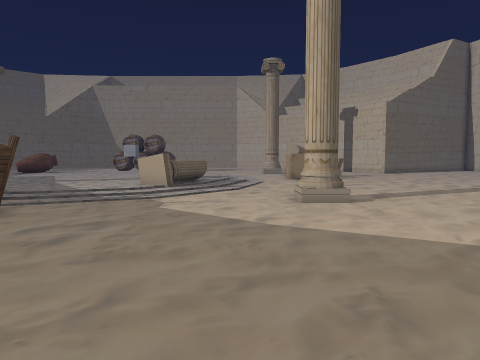
[1] (above)

20 first-person views from a walk through a Unity game level. The camera is 1.5 m above the floor, tilts 4° down and sees 70° across. The floor is counted in squares, 1 m on a side. Each view is taken from the middle of a square. On the plan, view 1 faces up. The plan holds only what a view shows up to about 16 squares ahead; the rest is blank. The place goes on beyond the plan. Some surface patterns are stand-ins.

[2]
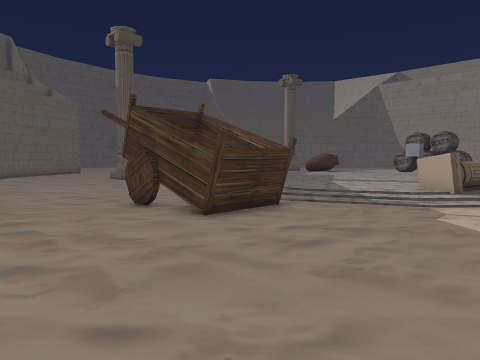

[3]
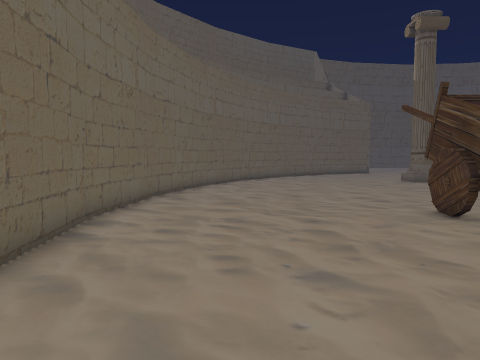

[4]
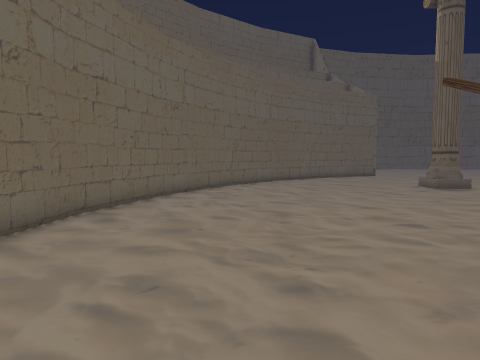

[5]
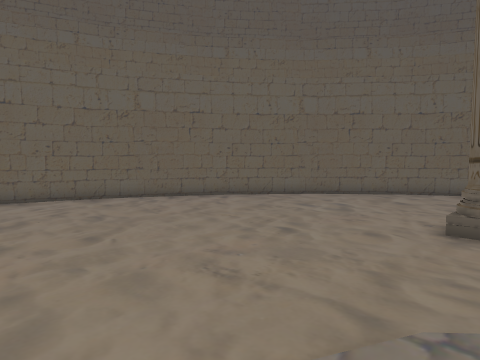

[6]
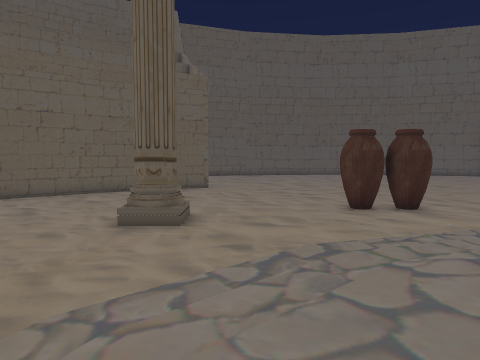

[7]
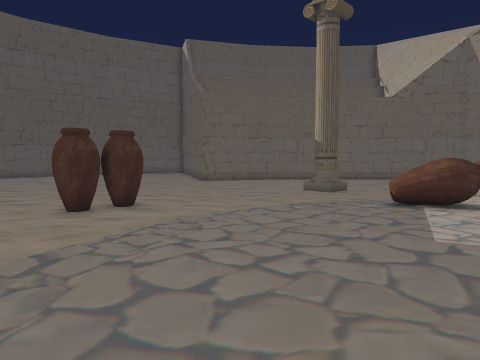

[8]
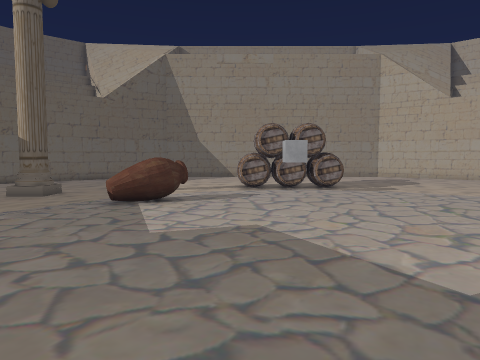

[9]
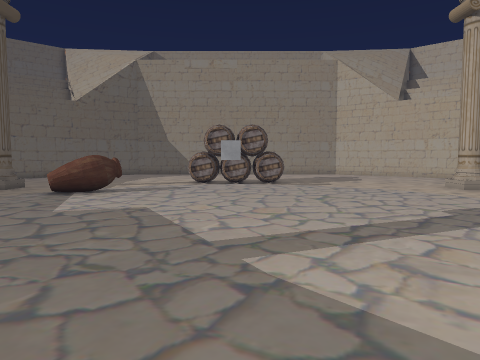

[10]
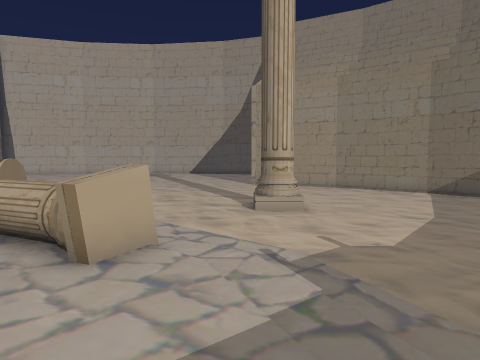

[11]
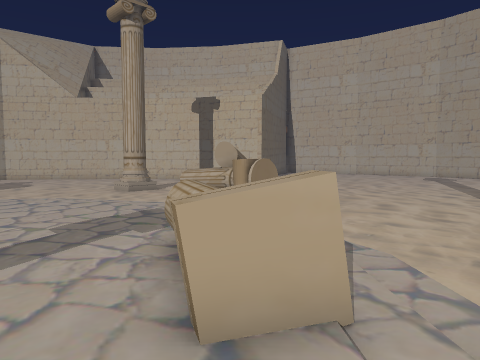

[12]
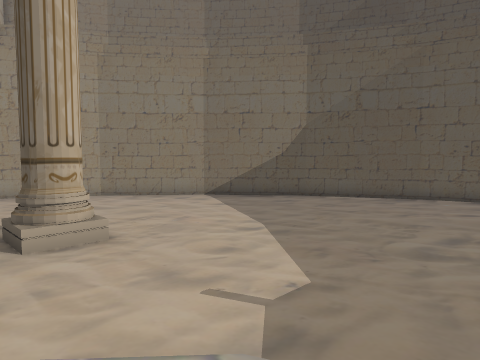

[13]
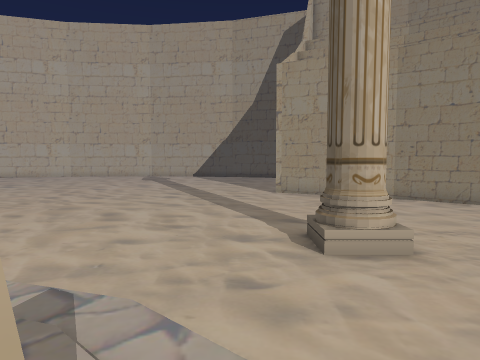

[14]
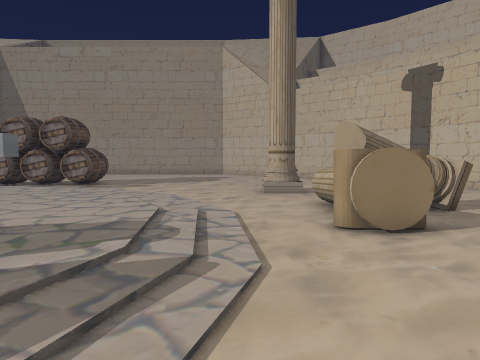

[15]
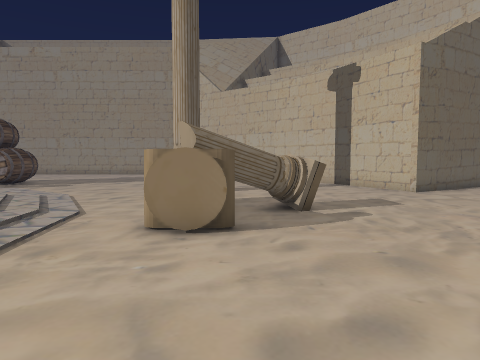

[16]
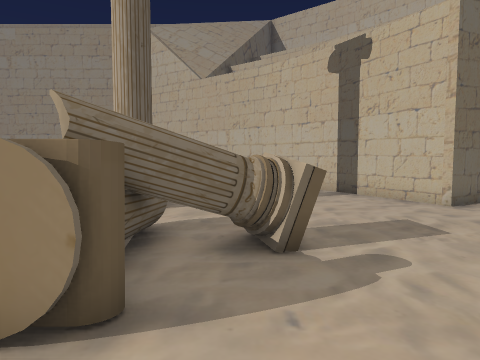

[17]
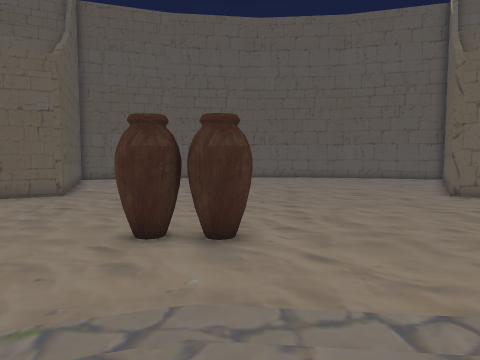

[18]
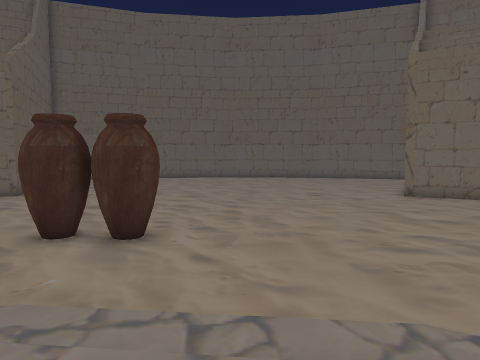

[19]
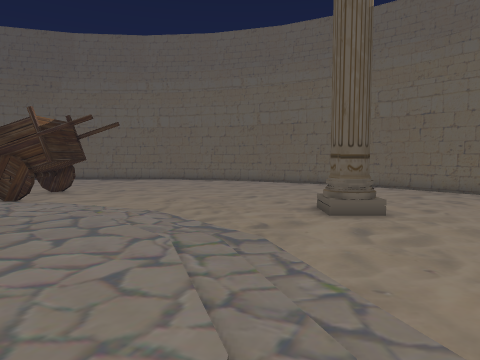

[20]
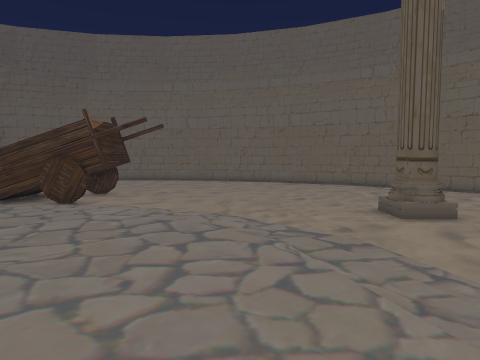

### Floor plan
Key: @ floor where view 1 was taken; # wall or solid block; . main floor; : floor 0.25 m higher than the main floor; / step, stairs or slope; = window, fence, low wall or low ledge; ^ raised ledge; C cube; T thing the floor can be seen under or through.
Columns run from 32 left of view 1 to 12 right of it. Each row starts with its distance up from view 1.
 31   #.                       .......       ..##
 30 ###...     #...       CC   .......  ...  ...#
 29 .......   ##...   .:::::::::......##... ....#
 28 ......... .....  ::::::::::::.......... .....
 27 ................ :::::::::::::......... .....
 26 ...............: ^^::::::::::::.....^........
 25 ...............:=^::::::::::::::....^ TT.....
 24 ..............::::::::::::::::::....#TTT.....
 23 ..............::::::::::::::::::....#........
 22 ..............:::::::::::::::::::..##........
 21 ..............:::::::::::::::::::............
 20 ........##....:::::::::::::::::::............
 19 ........##....:::::::::::::::::::............
 18  .......##....:::::::::::::::=^:.............
 17   ............:::::::::::::::^ :.............
 16   .............:::::::::::::=^::.............
 15   ..............::::::::::::^^:..............
 14 ................::::::::::::::...............
 13 .................::::::::::::................
 12 ##......../#.......::::::::......./#........
 11  ##.  ....//......................//........#
 10   #  ...................................   ##
  9   ##.................####^#..............
  8    #.................#^ ^^#...............#
  7    ##................#^ ==#...............#
  6     ##................##.................##
  5      ##.................................##
  4       ##...............................##
  3        ##.............................##
  2         ##..........................###
  1          ###.......................##
  0            ###..................@###
 -1              ###..............####
 -2                ######.....#   #
 -3                     #######

Where each view was taken, in squares from view 1:
view 1: 0 up, 0 right, facing up
view 2: 1 up, 0 right, facing up-left
view 3: 1 up, 1 left, facing left
view 4: 2 up, 5 left, facing left
view 5: 13 up, 12 left, facing down-left
view 6: 14 up, 12 left, facing left
view 7: 14 up, 12 left, facing up-left
view 8: 14 up, 12 left, facing up
view 9: 12 up, 9 left, facing up
view 10: 13 up, 9 left, facing right
view 11: 13 up, 6 left, facing up-right
view 12: 14 up, 5 left, facing down-right
view 13: 14 up, 4 left, facing right
view 14: 15 up, 1 right, facing up
view 15: 15 up, 5 right, facing up
view 16: 19 up, 6 right, facing up
view 17: 20 up, 16 left, facing left
view 18: 22 up, 16 left, facing left
view 19: 22 up, 18 left, facing down
view 20: 22 up, 16 left, facing down
